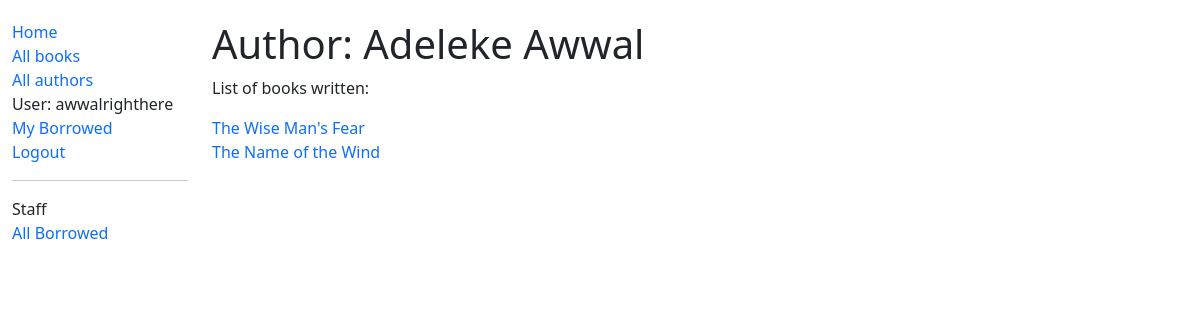
/catalog/authors/1 (signed in), run on the app's committed database.
### catalog/models.py (models this page shows, shortened)
class Author(models.Model):
    first_name = models.CharField(max_length=100)
    last_name = models.CharField(max_length=100)
    date_of_birth = models.DateField(null=True, blank=True)
    date_of_death = models.DateField('Died',null=True, blank=True)
    class Meta:
        ordering = ['last_name', 'first_name']

class Book(models.Model):
    title = models.CharField(max_length=200)
    author = models.ForeignKey("Author", on_delete=models.SET_NULL, null=True)
    summary = models.TextField(max_length=1000, help_text="Enter a brief description of the book")
    isbn = models.CharField("ISBN", max_length=13, unique=True, help_text="13 characters <a href='https://www.isbn-international.org/content/what-isbn'>ISBN number</a>",)
    genre = models.ManyToManyField(Genre, help_text="Select a genre for this book")
    def display_genre(self):
        """Create a string for the genre. This is required to display the genre in Admin."""
        return ','.join(genre.name for genre in self.genre.all()[:3])
    display_genre.short_description = 'Genre'
    def get_absolute_url(self):
        return reverse("book-detail", args=[str(self.id)])  #type: ignore

### catalog/views.py (the view)
# urls.py: path('authors/<int:pk>', views.AuthorDetailView.as_view(), name='author-detail'),
class AuthorDetailView(LoginRequiredMixin,generic.DetailView):
    model = Author
    login_url = '/login/'
    redirect_field_name = 'redirect_to'

### catalog/templates/catalog/author_detail.html
{% extends 'base_generic.html' %}
{% block content %}
<h1>Author: {{ author.last_name }} {{ author.first_name }}</h1>
<p>List of books written:</p>
<ul>
    {% for book in author.book_set.all %}
    <li><a href="{{ book.get_absolute_url }}">{{ book.title }}</a></li>
    {% endfor %}
</ul>
{% endblock %}

### catalog/templates/base_generic.html (shortened to what this page needs)
<!DOCTYPE html>
<html lang="en">
<head>
  <link href="https://cdn.jsdelivr.net/npm/bootstrap@5.1.3/dist/css/bootstrap.min.css" rel="stylesheet">
  {% load static %}
  <link rel="stylesheet" href="{% static 'css/styles.css' %}">
</head>
<body>
  <div class="container-fluid">
    <div class="row">
      <div class="col-sm-2">
      {% block sidebar %}
        <ul class="sidebar-nav">
          <li><a href="{% url 'index' %}">Home</a></li>
          <li><a href="{% url 'books' %}">All books</a></li>
          <li><a href="{% url 'authors' %}">All authors</a></li>
          {% if user.is_authenticated %}
            <li>User: {{ user.get_username }}</li>
            <li><a href="{% url 'my-borrowed' %}">My Borrowed</a></li>
            <li><a href="{% url 'logout' %}?next={{ request.path }}">Logout</a></li>
            <hr>
            {% if perms.catalog.can_mark_returned %}
            <li>Staff</li>
            <li><a href="{% url 'all-borrowed' %}">All Borrowed</a></li>
            {% endif %}
          {% else %}
          <li><a href="{% url 'login' %}?next={{ request.path }}">Login</a></li>
          {% endif %}
        </ul>
     {% endblock %}
      </div>
      <div class="col-sm-10">
        {% block content %}
        {% endblock %}
      </div>
    </div>
  </div>
</body>
</html>

### catalog/static/css/styles.css (style rules this page uses)
.sidebar-nav { margin-top: 20px; padding: 0; list-style: none; }
.col-sm-10 { margin-top: 20px; }
a { text-decoration: none; }
ul { padding-inline-start: 0px; }
li { list-style-type: none; }

### data on the page
Author: last_name "Adeleke", first_name "Awwal"
Book: title "The Wise Man's Fear"
Book: title "The Name of the Wind"

### other printed values
{{ user.get_username }} "awwalrighthere"
